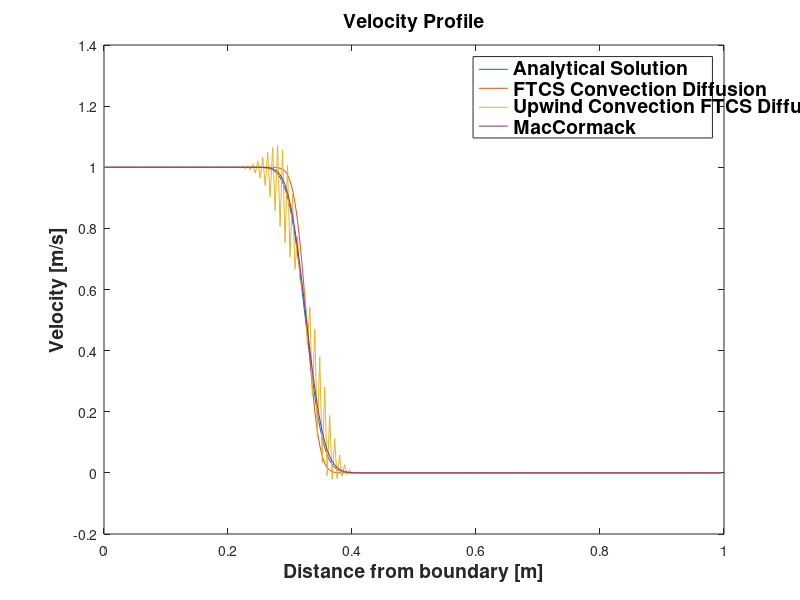

Write MATLAB code to recreate this figure.
%PROJECT 2 - FTCS SCHEME
%CONVECTION DIFFUSION EQUATION


clear;
clc;


%PARAMETERS
t_f = .05;                       %FINAL TIME 
a = 2.5;                        %CONVECTION TERM CONSTANT [m/s]
alpha = 0.005;                  %DIFFUSION TERM CONSTANT [m^2/s]
x_f = 1;                        %FINAL LENGTH [m]
xo = 0.2;

%STABILITY CONDITION FROM CELL Re
c = .52;                         %COURANT NUMBER
Re = 2                          %CELL Re
dx = (Re*alpha)/a;               %DISCRETIZATION IN x [m]
dt = (c*dx)/a;                   %DISCRETIZATION IN t [s]
d = (alpha*dt)/(dx^2);           %FOURIER NUMBER     
N = (x_f/dx);                    %NUMBER OF NODES IN x
T = floor(t_f/dt)+1;             %NUMBER OF NODES IN t              

fprintf('THE COMPUTATIONAL GRID IS %d x %d (N x t)',N,T)

%%%%%%%%%%%%%%%%%%%%FTCS NUMERICAL SCHEME%%%%%%%%%%%%%%%%%%%%%%%%%%%%%%%%%%
%INITIAL CONDITIONS
for i=1:N
    x = (i-1)*dx;
    X(i)=x;
    if x < 0.2;
        u_o(i) = 1;
    else
        if x == 0.2;
            u_o(i) = 0.5;
        else
            if x > 0.2;
                u_o(i) = 0.0;
            end
        end
    end
end;
j = 1;                          %TIME INDEX
t = 0;


%FTCS SCHEME
while t < t_f;
    t = j*dt;                  
    u(1) = 1;                   %BOUNDARY CONDITION [m/s]
    u(N) = 0;                   %BOUNDARY CONDITION [m/s]
    for i = 2:(N-1);
        u(i) = u_o(i)-(c/2)*(u_o(i+1)-u_o(i-1))+d*(u_o(i+1)-2*(u_o(i))+u_o(i-1));
    end
    u_o = u;
    j = j+1;
end
%%%%%%%%%%%%%%%%%%%%%%%%%%%%%%%%%%%%%%%%%%%%%%%%%%%%%%%%%%%%%%%%%%%%%%%%%%%


%%%%%%%%%%%%%%%%%ANALYTICAL SOLUTION CALCULATION%%%%%%%%%%%%%%%%%%%%%%%%%%%
tt=t_f;

for i=1:N
    x = (i-1)*dx;
    u_a = 1-(1/2)*(1+erf((x-xo-a*tt)/(2*sqrt(alpha*tt))));
    U_a(i)=u_a;
end;
%%%%%%%%%%%%%%%%%%%%%%%%%%%%%%%%%%%%%%%%%%%%%%%%%%%%%%%%%%%%%%%%%%%%%%%%%%%


%FIRST ORDER UPWIND FOR CONVECTION%%%%%%%%%%%%%%%%%%%%%%%%%%%%%%%%%%%%%%%%%
%FTCS FOR DIFFUSION SCHEME%%%%%%%%%%%%%%%%%%%%%%%%%%%%%%%%%%%%%%%%%%%%%%%%%

%INITIAL CONDITIONS
for i=1:N
    x = (i-1)*dx;
    X(i)=x;
    if x < 0.2;
        u_2(i) = 1;
    else
        if x == 0.2;
            u_2(i) = 0.5;
        else
            if x > 0.2;
                u_2(i) = 0.0;
            end
        end
    end
end;
j = 1;                          %TIME INDEX
t = 0;

while t < t_f;
    t = j*dt;                  
    u(1) = 1;                   %BOUNDARY CONDITION [m/s]
    u(N) = 0;                   %BOUNDARY CONDITION [m/s]
    for i = 2:(N-1);
        u(i) = u_2(i)-c*(u_2(i)-u_2(i-1))+d*(u_2(i+1)-2*(u_2(i))+u_2(i-1));
    end
    u_2 = u;
    j = j+1;
end;



%MACCORMACK METHOD FOR CONVECTION%%%%%%%%%%%%%%%%%%%%%%%%%%%%%%%%%%%%%%%%%%
%SECOND ORDER CENTRAL SPACE DIFFUSION SCHEME%%%%%%%%%%%%%%%%%%%%%%%%%%%%%%%

%INITIAL CONDITIONS
for i=1:N
    x = (i-1)*dx;
    X(i)=x;
    if x < 0.2;
        u_oo(i) = 1;
    else
        if x == 0.2;
            u_oo(i) = 0.5;
        else
            if x > 0.2;
                u_oo(i) = 0.0;
            end
        end
    end
end;
j = 1;                          %TIME INDEX
t = 0;

while t < t_f;
    t = j*dt;                  
    u_m(1) = 1;                   %BOUNDARY CONDITION [m/s]
    u_m(N) = 0;                   %BOUNDARY CONDITION [m/s]
    u_c(1)=1;
    u_c(N)=0;
    %PREDICTOR
    for i = 2:(N-1);
        u_c(i) = u_oo(i)-c*(u_oo(i+1)-u_oo(i))+d*(u_oo(i+1)-2*u_oo(i)+u_oo(i-1));
    end
    %CORRECTOR
    for i = 2:(N-1);
        u_m(i) = .5* (u_oo(i)+u_c(i) - c*(u_c(i)-u_c(i-1)) + d*(u_c(i+1)-2*u_c(i)+u_c(i-1)));
    end
    u_oo = u_m;
    j = j+1;
end;

plot(X,U_a,X,u_o,X,u_2,X,u_oo)
title('Velocity Profile')
xlabel('Distance from boundary [m]')
ylabel('Velocity [m/s]')
legend('Analytical Solution','FTCS Convection Diffusion','Upwind Convection FTCS Diffusion','MacCormack')

t_f
c
d


figureHandle = gcf;
% %# make all text in the figure to size 14 and bold
 set(findall(figureHandle,'type','text'),'fontSize',14,'fontWeight','bold')




    


